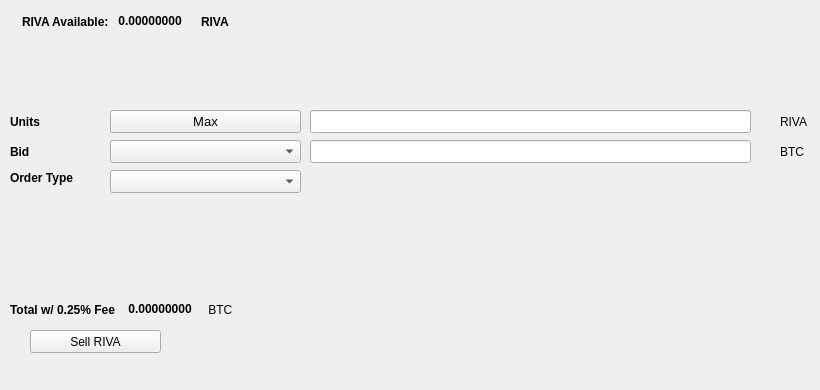
   <widget class="QWidget" name="SellTab">
    <attribute name="title">
     <string>Sell</string>
    </attribute>
    <widget class="QLabel" name="label_16">
     <property name="geometry">
      <rect>
       <x>780</x>
       <y>140</y>
       <width>31</width>
       <height>23</height>
      </rect>
     </property>
     <property name="text">
      <string>BTC</string>
     </property>
    </widget>
    <widget class="QComboBox" name="SellBidcomboBox">
     <property name="geometry">
      <rect>
       <x>110</x>
       <y>140</y>
       <width>191</width>
       <height>23</height>
      </rect>
     </property>
     <property name="font">
      <font>
       <pointsize>10</pointsize>
      </font>
     </property>
    </widget>
    <widget class="QLabel" name="label_18">
     <property name="geometry">
      <rect>
       <x>10</x>
       <y>110</y>
       <width>46</width>
       <height>23</height>
      </rect>
     </property>
     <property name="font">
      <font>
       <weight>75</weight>
       <bold>true</bold>
      </font>
     </property>
     <property name="text">
      <string>Units</string>
     </property>
    </widget>
    <widget class="QPushButton" name="Sell_Max_Amount">
     <property name="geometry">
      <rect>
       <x>110</x>
       <y>110</y>
       <width>191</width>
       <height>23</height>
      </rect>
     </property>
     <property name="font">
      <font>
       <pointsize>10</pointsize>
      </font>
     </property>
     <property name="text">
      <string>Max</string>
     </property>
    </widget>
    <widget class="QLabel" name="label_20">
     <property name="geometry">
      <rect>
       <x>10</x>
       <y>170</y>
       <width>91</width>
       <height>16</height>
      </rect>
     </property>
     <property name="font">
      <font>
       <weight>75</weight>
       <bold>true</bold>
      </font>
     </property>
     <property name="text">
      <string>Order Type</string>
     </property>
    </widget>
    <widget class="QComboBox" name="SellOrdertypeCombo">
     <property name="geometry">
      <rect>
       <x>110</x>
       <y>170</y>
       <width>191</width>
       <height>23</height>
      </rect>
     </property>
     <property name="font">
      <font>
       <pointsize>10</pointsize>
      </font>
     </property>
    </widget>
    <widget class="QLabel" name="label_21">
     <property name="geometry">
      <rect>
       <x>10</x>
       <y>140</y>
       <width>46</width>
       <height>23</height>
      </rect>
     </property>
     <property name="font">
      <font>
       <weight>75</weight>
       <bold>true</bold>
      </font>
     </property>
     <property name="text">
      <string>Bid</string>
     </property>
    </widget>
    <widget class="QLabel" name="label_22">
     <property name="geometry">
      <rect>
       <x>780</x>
       <y>110</y>
       <width>31</width>
       <height>23</height>
      </rect>
     </property>
     <property name="text">
      <string>RIVA</string>
     </property>
    </widget>
    <widget class="QLineEdit" name="UnitsInputRIVA">
     <property name="geometry">
      <rect>
       <x>310</x>
       <y>110</y>
       <width>441</width>
       <height>23</height>
      </rect>
     </property>
     <property name="font">
      <font>
       <pointsize>9</pointsize>
       <weight>75</weight>
       <bold>true</bold>
      </font>
     </property>
    </widget>
    <widget class="QLineEdit" name="SellBidPriceEdit">
     <property name="geometry">
      <rect>
       <x>310</x>
       <y>140</y>
       <width>441</width>
       <height>23</height>
      </rect>
     </property>
     <property name="font">
      <font>
       <pointsize>9</pointsize>
       <weight>75</weight>
       <bold>true</bold>
      </font>
     </property>
    </widget>
    <widget class="QPushButton" name="SellRIVABTN">
     <property name="geometry">
      <rect>
       <x>30</x>
       <y>330</y>
       <width>131</width>
       <height>23</height>
      </rect>
     </property>
     <property name="text">
      <string>Sell RIVA</string>
     </property>
     <property name="icon">
      <iconset resource="../riva">
       <normaloff>:/icons/bitcoin</normaloff>:/icons/bitcoin</iconset>
     </property>
    </widget>
    <widget class="QWidget" name="layoutWidget3">
     <property name="geometry">
      <rect>
       <x>22</x>
       <y>12</y>
       <width>258</width>
       <height>19</height>
      </rect>
     </property>
     <layout class="QHBoxLayout" name="horizontalLayout">
      <item>
       <widget class="QLabel" name="label232_2">
        <property name="font">
         <font>
          <weight>75</weight>
          <bold>true</bold>
         </font>
        </property>
        <property name="text">
         <string>RIVA Available:</string>
        </property>
       </widget>
      </item>
      <item>
       <widget class="QLabel" name="RIVAAvailableLabel">
        <property name="palette">
         <palette>
          <active>
           <colorrole role="WindowText">
            <brush brushstyle="SolidPattern">
             <color alpha="255">
              <red>0</red>
              <green>0</green>
              <blue>0</blue>
             </color>
            </brush>
           </colorrole>
           <colorrole role="Button">
            <brush brushstyle="SolidPattern">
             <color alpha="255">
              <red>0</red>
              <green>170</green>
              <blue>0</blue>
             </color>
            </brush>
           </colorrole>
           <colorrole role="Light">
            <brush brushstyle="SolidPattern">
             <color alpha="255">
              <red>0</red>
              <green>255</green>
              <blue>0</blue>
             </color>
            </brush>
           </colorrole>
           <colorrole role="Midlight">
            <brush brushstyle="SolidPattern">
             <color alpha="255">
              <red>0</red>
              <green>212</green>
              <blue>0</blue>
             </color>
            </brush>
           </colorrole>
           <colorrole role="Dark">
            <brush brushstyle="SolidPattern">
             <color alpha="255">
              <red>0</red>
              <green>85</green>
              <blue>0</blue>
             </color>
            </brush>
           </colorrole>
           <colorrole role="Mid">
            <brush brushstyle="SolidPattern">
             <color alpha="255">
              <red>0</red>
              <green>113</green>
              <blue>0</blue>
             </color>
            </brush>
           </colorrole>
           <colorrole role="Text">
            <brush brushstyle="SolidPattern">
             <color alpha="255">
              <red>0</red>
              <green>170</green>
              <blue>0</blue>
             </color>
            </brush>
           </colorrole>
           <colorrole role="BrightText">
            <brush brushstyle="SolidPattern">
             <color alpha="255">
              <red>255</red>
              <green>255</green>
              <blue>255</blue>
             </color>
            </brush>
           </colorrole>
           <colorrole role="ButtonText">
            <brush brushstyle="SolidPattern">
             <color alpha="255">
              <red>0</red>
              <green>0</green>
              <blue>0</blue>
             </color>
            </brush>
           </colorrole>
           <colorrole role="Base">
            <brush brushstyle="SolidPattern">
             <color alpha="255">
              <red>255</red>
              <green>255</green>
              <blue>255</blue>
             </color>
            </brush>
           </colorrole>
           <colorrole role="Window">
            <brush brushstyle="SolidPattern">
             <color alpha="255">
              <red>0</red>
              <green>170</green>
              <blue>0</blue>
             </color>
            </brush>
           </colorrole>
           <colorrole role="Shadow">
            <brush brushstyle="SolidPattern">
             <color alpha="255">
              <red>0</red>
              <green>0</green>
              <blue>0</blue>
             </color>
            </brush>
           </colorrole>
           <colorrole role="AlternateBase">
            <brush brushstyle="SolidPattern">
             <color alpha="255">
              <red>127</red>
              <green>212</green>
              <blue>127</blue>
             </color>
            </brush>
           </colorrole>
           <colorrole role="ToolTipBase">
            <brush brushstyle="SolidPattern">
             <color alpha="255">
              <red>255</red>
              <green>255</green>
              <blue>220</blue>
             </color>
            </brush>
           </colorrole>
           <colorrole role="ToolTipText">
            <brush brushstyle="SolidPattern">
             <color alpha="255">
              <red>0</red>
              <green>0</green>
              <blue>0</blue>
             </color>
            </brush>
           </colorrole>
          </active>
          <inactive>
           <colorrole role="WindowText">
            <brush brushstyle="SolidPattern">
             <color alpha="255">
              <red>0</red>
              <green>0</green>
              <blue>0</blue>
             </color>
            </brush>
           </colorrole>
           <colorrole role="Button">
            <brush brushstyle="SolidPattern">
             <color alpha="255">
              <red>0</red>
              <green>170</green>
              <blue>0</blue>
             </color>
            </brush>
           </colorrole>
           <colorrole role="Light">
            <brush brushstyle="SolidPattern">
             <color alpha="255">
              <red>0</red>
              <green>255</green>
              <blue>0</blue>
             </color>
            </brush>
           </colorrole>
           <colorrole role="Midlight">
            <brush brushstyle="SolidPattern">
             <color alpha="255">
              <red>0</red>
              <green>212</green>
              <blue>0</blue>
             </color>
            </brush>
           </colorrole>
           <colorrole role="Dark">
            <brush brushstyle="SolidPattern">
             <color alpha="255">
              <red>0</red>
              <green>85</green>
              <blue>0</blue>
             </color>
            </brush>
           </colorrole>
           <colorrole role="Mid">
            <brush brushstyle="SolidPattern">
             <color alpha="255">
              <red>0</red>
              <green>113</green>
              <blue>0</blue>
             </color>
            </brush>
           </colorrole>
           <colorrole role="Text">
            <brush brushstyle="SolidPattern">
             <color alpha="255">
              <red>0</red>
              <green>170</green>
              <blue>0</blue>
             </color>
            </brush>
           </colorrole>
           <colorrole role="BrightText">
            <brush brushstyle="SolidPattern">
             <color alpha="255">
              <red>255</red>
              <green>255</green>
              <blue>255</blue>
             </color>
            </brush>
           </colorrole>
           <colorrole role="ButtonText">
            <brush brushstyle="SolidPattern">
             <color alpha="255">
              <red>0</red>
              <green>0</green>
              <blue>0</blue>
             </color>
            </brush>
           </colorrole>
           <colorrole role="Base">
            <brush brushstyle="SolidPattern">
             <color alpha="255">
              <red>255</red>
              <green>255</green>
              <blue>255</blue>
             </color>
            </brush>
           </colorrole>
           <colorrole role="Window">
            <brush brushstyle="SolidPattern">
             <color alpha="255">
              <red>0</red>
              <green>170</green>
              <blue>0</blue>
             </color>
            </brush>
           </colorrole>
           <colorrole role="Shadow">
            <brush brushstyle="SolidPattern">
             <color alpha="255">
              <red>0</red>
              <green>0</green>
              <blue>0</blue>
             </color>
            </brush>
           </colorrole>
           <colorrole role="AlternateBase">
            <brush brushstyle="SolidPattern">
             <color alpha="255">
              <red>127</red>
              <green>212</green>
              <blue>127</blue>
             </color>
            </brush>
           </colorrole>
           <colorrole role="ToolTipBase">
            <brush brushstyle="SolidPattern">
             <color alpha="255">
              <red>255</red>
              <green>255</green>
              <blue>220</blue>
             </color>
            </brush>
           </colorrole>
           <colorrole role="ToolTipText">
            <brush brushstyle="SolidPattern">
             <color alpha="255">
              <red>0</red>
              <green>0</green>
              <blue>0</blue>
             </color>
            </brush>
           </colorrole>
          </inactive>
          <disabled>
           <colorrole role="WindowText">
            <brush brushstyle="SolidPattern">
             <color alpha="255">
              <red>0</red>
              <green>85</green>
              <blue>0</blue>
             </color>
            </brush>
           </colorrole>
           <colorrole role="Button">
            <brush brushstyle="SolidPattern">
             <color alpha="255">
              <red>0</red>
              <green>170</green>
              <blue>0</blue>
             </color>
            </brush>
           </colorrole>
           <colorrole role="Light">
            <brush brushstyle="SolidPattern">
             <color alpha="255">
              <red>0</red>
              <green>255</green>
              <blue>0</blue>
             </color>
            </brush>
           </colorrole>
           <colorrole role="Midlight">
            <brush brushstyle="SolidPattern">
             <color alpha="255">
              <red>0</red>
              <green>212</green>
              <blue>0</blue>
             </color>
            </brush>
           </colorrole>
           <colorrole role="Dark">
            <brush brushstyle="SolidPattern">
             <color alpha="255">
              <red>0</red>
              <green>85</green>
              <blue>0</blue>
             </color>
            </brush>
           </colorrole>
           <colorrole role="Mid">
            <brush brushstyle="SolidPattern">
             <color alpha="255">
              <red>0</red>
              <green>113</green>
              <blue>0</blue>
             </color>
            </brush>
           </colorrole>
           <colorrole role="Text">
            <brush brushstyle="SolidPattern">
             <color alpha="255">
              <red>0</red>
              <green>85</green>
              <blue>0</blue>
             </color>
            </brush>
           </colorrole>
           <colorrole role="BrightText">
            <brush brushstyle="SolidPattern">
             <color alpha="255">
              <red>255</red>
              <green>255</green>
              <blue>255</blue>
             </color>
            </brush>
           </colorrole>
           <colorrole role="ButtonText">
            <brush brushstyle="SolidPattern">
             <color alpha="255">
              <red>0</red>
              <green>85</green>
              <blue>0</blue>
             </color>
            </brush>
           </colorrole>
           <colorrole role="Base">
            <brush brushstyle="SolidPattern">
             <color alpha="255">
              <red>0</red>
              <green>170</green>
              <blue>0</blue>
             </color>
            </brush>
           </colorrole>
           <colorrole role="Window">
            <brush brushstyle="SolidPattern">
             <color alpha="255">
              <red>0</red>
              <green>170</green>
              <blue>0</blue>
             </color>
            </brush>
           </colorrole>
           <colorrole role="Shadow">
            <brush brushstyle="SolidPattern">
             <color alpha="255">
              <red>0</red>
              <green>0</green>
              <blue>0</blue>
             </color>
            </brush>
           </colorrole>
           <colorrole role="AlternateBase">
            <brush brushstyle="SolidPattern">
             <color alpha="255">
              <red>0</red>
              <green>170</green>
              <blue>0</blue>
             </color>
            </brush>
           </colorrole>
           <colorrole role="ToolTipBase">
            <brush brushstyle="SolidPattern">
             <color alpha="255">
              <red>255</red>
              <green>255</green>
              <blue>220</blue>
             </color>
            </brush>
           </colorrole>
           <colorrole role="ToolTipText">
            <brush brushstyle="SolidPattern">
             <color alpha="255">
              <red>0</red>
              <green>0</green>
              <blue>0</blue>
             </color>
            </brush>
           </colorrole>
          </disabled>
         </palette>
        </property>
        <property name="font">
         <font>
          <weight>75</weight>
          <bold>true</bold>
         </font>
        </property>
        <property name="text">
         <string> 0.00000000 </string>
        </property>
        <property name="textInteractionFlags">
         <set>Qt::LinksAccessibleByMouse|Qt::TextSelectableByKeyboard|Qt::TextSelectableByMouse</set>
        </property>
       </widget>
      </item>
      <item>
       <widget class="QLabel" name="labelRIVA">
        <property name="font">
         <font>
          <weight>75</weight>
          <bold>true</bold>
         </font>
        </property>
        <property name="text">
         <string>RIVA</string>
        </property>
       </widget>
      </item>
     </layout>
    </widget>
    <widget class="QWidget" name="layoutWidget">
     <property name="geometry">
      <rect>
       <x>10</x>
       <y>300</y>
       <width>268</width>
       <height>19</height>
      </rect>
     </property>
     <layout class="QHBoxLayout" name="horizontalLayout_2">
      <item>
       <widget class="QLabel" name="label_19">
        <property name="font">
         <font>
          <weight>75</weight>
          <bold>true</bold>
         </font>
        </property>
        <property name="text">
         <string>Total w/ 0.25% Fee </string>
        </property>
       </widget>
      </item>
      <item>
       <widget class="QLabel" name="SellCostLabel">
        <property name="palette">
         <palette>
          <active>
           <colorrole role="WindowText">
            <brush brushstyle="SolidPattern">
             <color alpha="255">
              <red>0</red>
              <green>0</green>
              <blue>0</blue>
             </color>
            </brush>
           </colorrole>
           <colorrole role="Button">
            <brush brushstyle="SolidPattern">
             <color alpha="255">
              <red>0</red>
              <green>170</green>
              <blue>0</blue>
             </color>
            </brush>
           </colorrole>
           <colorrole role="Light">
            <brush brushstyle="SolidPattern">
             <color alpha="255">
              <red>0</red>
              <green>255</green>
              <blue>0</blue>
             </color>
            </brush>
           </colorrole>
           <colorrole role="Midlight">
            <brush brushstyle="SolidPattern">
             <color alpha="255">
              <red>0</red>
              <green>212</green>
              <blue>0</blue>
             </color>
            </brush>
           </colorrole>
           <colorrole role="Dark">
            <brush brushstyle="SolidPattern">
             <color alpha="255">
              <red>0</red>
              <green>85</green>
              <blue>0</blue>
             </color>
            </brush>
           </colorrole>
           <colorrole role="Mid">
            <brush brushstyle="SolidPattern">
             <color alpha="255">
              <red>0</red>
              <green>113</green>
              <blue>0</blue>
             </color>
            </brush>
           </colorrole>
           <colorrole role="Text">
            <brush brushstyle="SolidPattern">
             <color alpha="255">
              <red>0</red>
              <green>170</green>
              <blue>0</blue>
             </color>
            </brush>
           </colorrole>
           <colorrole role="BrightText">
            <brush brushstyle="SolidPattern">
             <color alpha="255">
              <red>255</red>
              <green>255</green>
              <blue>255</blue>
             </color>
            </brush>
           </colorrole>
           <colorrole role="ButtonText">
            <brush brushstyle="SolidPattern">
             <color alpha="255">
              <red>0</red>
              <green>0</green>
              <blue>0</blue>
             </color>
            </brush>
           </colorrole>
           <colorrole role="Base">
            <brush brushstyle="SolidPattern">
             <color alpha="255">
              <red>255</red>
              <green>255</green>
              <blue>255</blue>
             </color>
            </brush>
           </colorrole>
           <colorrole role="Window">
            <brush brushstyle="SolidPattern">
             <color alpha="255">
              <red>0</red>
              <green>170</green>
              <blue>0</blue>
             </color>
            </brush>
           </colorrole>
           <colorrole role="Shadow">
            <brush brushstyle="SolidPattern">
             <color alpha="255">
              <red>0</red>
              <green>0</green>
              <blue>0</blue>
             </color>
            </brush>
           </colorrole>
           <colorrole role="AlternateBase">
            <brush brushstyle="SolidPattern">
             <color alpha="255">
              <red>127</red>
              <green>212</green>
              <blue>127</blue>
             </color>
            </brush>
           </colorrole>
           <colorrole role="ToolTipBase">
            <brush brushstyle="SolidPattern">
             <color alpha="255">
              <red>255</red>
              <green>255</green>
              <blue>220</blue>
             </color>
            </brush>
           </colorrole>
           <colorrole role="ToolTipText">
            <brush brushstyle="SolidPattern">
             <color alpha="255">
              <red>0</red>
              <green>0</green>
              <blue>0</blue>
             </color>
            </brush>
           </colorrole>
          </active>
          <inactive>
           <colorrole role="WindowText">
            <brush brushstyle="SolidPattern">
             <color alpha="255">
              <red>0</red>
              <green>0</green>
              <blue>0</blue>
             </color>
            </brush>
           </colorrole>
           <colorrole role="Button">
            <brush brushstyle="SolidPattern">
             <color alpha="255">
              <red>0</red>
              <green>170</green>
              <blue>0</blue>
             </color>
            </brush>
           </colorrole>
           <colorrole role="Light">
            <brush brushstyle="SolidPattern">
             <color alpha="255">
              <red>0</red>
              <green>255</green>
              <blue>0</blue>
             </color>
            </brush>
           </colorrole>
           <colorrole role="Midlight">
            <brush brushstyle="SolidPattern">
             <color alpha="255">
              <red>0</red>
              <green>212</green>
              <blue>0</blue>
             </color>
            </brush>
           </colorrole>
           <colorrole role="Dark">
            <brush brushstyle="SolidPattern">
             <color alpha="255">
              <red>0</red>
              <green>85</green>
              <blue>0</blue>
             </color>
            </brush>
           </colorrole>
           <colorrole role="Mid">
            <brush brushstyle="SolidPattern">
             <color alpha="255">
              <red>0</red>
              <green>113</green>
              <blue>0</blue>
             </color>
            </brush>
           </colorrole>
           <colorrole role="Text">
            <brush brushstyle="SolidPattern">
             <color alpha="255">
              <red>0</red>
              <green>170</green>
              <blue>0</blue>
             </color>
            </brush>
           </colorrole>
           <colorrole role="BrightText">
            <brush brushstyle="SolidPattern">
             <color alpha="255">
              <red>255</red>
              <green>255</green>
              <blue>255</blue>
             </color>
            </brush>
           </colorrole>
           <colorrole role="ButtonText">
            <brush brushstyle="SolidPattern">
             <color alpha="255">
              <red>0</red>
              <green>0</green>
              <blue>0</blue>
             </color>
            </brush>
           </colorrole>
           <colorrole role="Base">
            <brush brushstyle="SolidPattern">
             <color alpha="255">
              <red>255</red>
              <green>255</green>
              <blue>255</blue>
             </color>
            </brush>
           </colorrole>
           <colorrole role="Window">
            <brush brushstyle="SolidPattern">
             <color alpha="255">
              <red>0</red>
              <green>170</green>
              <blue>0</blue>
             </color>
            </brush>
           </colorrole>
           <colorrole role="Shadow">
            <brush brushstyle="SolidPattern">
             <color alpha="255">
              <red>0</red>
              <green>0</green>
              <blue>0</blue>
             </color>
            </brush>
           </colorrole>
           <colorrole role="AlternateBase">
            <brush brushstyle="SolidPattern">
             <color alpha="255">
              <red>127</red>
              <green>212</green>
              <blue>127</blue>
             </color>
            </brush>
           </colorrole>
           <colorrole role="ToolTipBase">
            <brush brushstyle="SolidPattern">
             <color alpha="255">
              <red>255</red>
              <green>255</green>
              <blue>220</blue>
             </color>
            </brush>
           </colorrole>
           <colorrole role="ToolTipText">
            <brush brushstyle="SolidPattern">
             <color alpha="255">
              <red>0</red>
              <green>0</green>
              <blue>0</blue>
             </color>
            </brush>
           </colorrole>
          </inactive>
          <disabled>
           <colorrole role="WindowText">
            <brush brushstyle="SolidPattern">
             <color alpha="255">
              <red>0</red>
              <green>85</green>
              <blue>0</blue>
             </color>
            </brush>
           </colorrole>
           <colorrole role="Button">
            <brush brushstyle="SolidPattern">
             <color alpha="255">
              <red>0</red>
              <green>170</green>
              <blue>0</blue>
             </color>
            </brush>
           </colorrole>
           <colorrole role="Light">
            <brush brushstyle="SolidPattern">
             <color alpha="255">
              <red>0</red>
              <green>255</green>
              <blue>0</blue>
             </color>
            </brush>
           </colorrole>
           <colorrole role="Midlight">
            <brush brushstyle="SolidPattern">
             <color alpha="255">
              <red>0</red>
              <green>212</green>
              <blue>0</blue>
             </color>
            </brush>
           </colorrole>
           <colorrole role="Dark">
            <brush brushstyle="SolidPattern">
             <color alpha="255">
              <red>0</red>
              <green>85</green>
              <blue>0</blue>
             </color>
            </brush>
           </colorrole>
           <colorrole role="Mid">
            <brush brushstyle="SolidPattern">
             <color alpha="255">
              <red>0</red>
              <green>113</green>
              <blue>0</blue>
             </color>
            </brush>
           </colorrole>
           <colorrole role="Text">
            <brush brushstyle="SolidPattern">
             <color alpha="255">
              <red>0</red>
              <green>85</green>
              <blue>0</blue>
             </color>
            </brush>
           </colorrole>
           <colorrole role="BrightText">
            <brush brushstyle="SolidPattern">
             <color alpha="255">
              <red>255</red>
              <green>255</green>
              <blue>255</blue>
             </color>
            </brush>
           </colorrole>
           <colorrole role="ButtonText">
            <brush brushstyle="SolidPattern">
             <color alpha="255">
              <red>0</red>
              <green>85</green>
              <blue>0</blue>
             </color>
            </brush>
           </colorrole>
           <colorrole role="Base">
            <brush brushstyle="SolidPattern">
             <color alpha="255">
              <red>0</red>
              <green>170</green>
              <blue>0</blue>
             </color>
            </brush>
           </colorrole>
           <colorrole role="Window">
            <brush brushstyle="SolidPattern">
             <color alpha="255">
              <red>0</red>
              <green>170</green>
              <blue>0</blue>
             </color>
            </brush>
           </colorrole>
           <colorrole role="Shadow">
            <brush brushstyle="SolidPattern">
             <color alpha="255">
              <red>0</red>
              <green>0</green>
              <blue>0</blue>
             </color>
            </brush>
           </colorrole>
           <colorrole role="AlternateBase">
            <brush brushstyle="SolidPattern">
             <color alpha="255">
              <red>0</red>
              <green>170</green>
              <blue>0</blue>
             </color>
            </brush>
           </colorrole>
           <colorrole role="ToolTipBase">
            <brush brushstyle="SolidPattern">
             <color alpha="255">
              <red>255</red>
              <green>255</green>
              <blue>220</blue>
             </color>
            </brush>
           </colorrole>
           <colorrole role="ToolTipText">
            <brush brushstyle="SolidPattern">
             <color alpha="255">
              <red>0</red>
              <green>0</green>
              <blue>0</blue>
             </color>
            </brush>
           </colorrole>
          </disabled>
         </palette>
        </property>
        <property name="font">
         <font>
          <weight>75</weight>
          <bold>true</bold>
         </font>
        </property>
        <property name="autoFillBackground">
         <bool>false</bool>
        </property>
        <property name="text">
         <string> 0.00000000</string>
        </property>
        <property name="textInteractionFlags">
         <set>Qt::LinksAccessibleByMouse|Qt::TextSelectableByMouse</set>
        </property>
       </widget>
      </item>
      <item>
       <widget class="QLabel" name="label_17">
        <property name="font">
         <font>
          <weight>50</weight>
          <bold>false</bold>
         </font>
        </property>
        <property name="text">
         <string> BTC</string>
        </property>
       </widget>
      </item>
     </layout>
    </widget>
    <widget class="QLabel" name="label_23">
     <property name="geometry">
      <rect>
       <x>460</x>
       <y>300</y>
       <width>281</width>
       <height>81</height>
      </rect>
     </property>
     <property name="text">
      <string/>
     </property>
     <property name="pixmap">
      <pixmap>:/images/bittrex</pixmap>
     </property>
    </widget>
   </widget>
